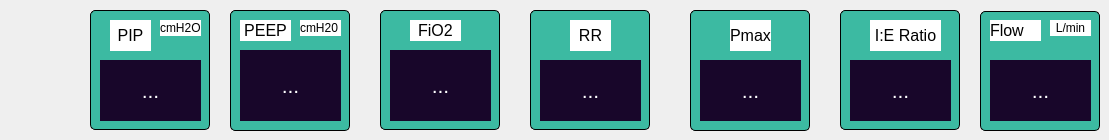
    <widget class="QWidget" name="PCV">
     <widget class="QLabel" name="label_93">
      <property name="geometry">
       <rect>
        <x>240</x>
        <y>50</y>
        <width>101</width>
        <height>71</height>
       </rect>
      </property>
      <property name="styleSheet">
       <string notr="true">background-color: rgb(24, 6, 42);</string>
      </property>
      <property name="text">
       <string>&lt;html&gt;&lt;head/&gt;&lt;body&gt;&lt;p align=&quot;center&quot;&gt;&lt;span style=&quot; font-size:16pt; color:#ffffff;&quot;&gt;...&lt;/span&gt;&lt;/p&gt;&lt;/body&gt;&lt;/html&gt;</string>
      </property>
     </widget>
     <widget class="QLabel" name="label_94">
      <property name="geometry">
       <rect>
        <x>990</x>
        <y>20</y>
        <width>51</width>
        <height>21</height>
       </rect>
      </property>
      <property name="styleSheet">
       <string notr="true">background-color: rgb(255, 255, 255);</string>
      </property>
      <property name="text">
       <string>&lt;html&gt;&lt;head/&gt;&lt;body&gt;&lt;p&gt;&lt;span style=&quot; font-size:12pt;&quot;&gt;Flow&lt;/span&gt;&lt;/p&gt;&lt;/body&gt;&lt;/html&gt;</string>
      </property>
     </widget>
     <widget class="QLabel" name="label_95">
      <property name="geometry">
       <rect>
        <x>390</x>
        <y>50</y>
        <width>101</width>
        <height>71</height>
       </rect>
      </property>
      <property name="styleSheet">
       <string notr="true">background-color: rgb(24, 6, 42);</string>
      </property>
      <property name="text">
       <string>&lt;html&gt;&lt;head/&gt;&lt;body&gt;&lt;p align=&quot;center&quot;&gt;&lt;span style=&quot; font-size:16pt; color:#ffffff;&quot;&gt;...&lt;/span&gt;&lt;/p&gt;&lt;/body&gt;&lt;/html&gt;</string>
      </property>
     </widget>
     <widget class="QLabel" name="label_96">
      <property name="geometry">
       <rect>
        <x>110</x>
        <y>20</y>
        <width>41</width>
        <height>31</height>
       </rect>
      </property>
      <property name="styleSheet">
       <string notr="true">background-color: rgb(255, 255, 255);</string>
      </property>
      <property name="text">
       <string>&lt;html&gt;&lt;head/&gt;&lt;body&gt;&lt;p align=&quot;center&quot;&gt;&lt;span style=&quot; font-size:12pt;&quot;&gt;PIP&lt;/span&gt;&lt;/p&gt;&lt;/body&gt;&lt;/html&gt;</string>
      </property>
     </widget>
     <widget class="QLabel" name="label_97">
      <property name="geometry">
       <rect>
        <x>410</x>
        <y>20</y>
        <width>51</width>
        <height>21</height>
       </rect>
      </property>
      <property name="styleSheet">
       <string notr="true">background-color: rgb(255, 255, 255);</string>
      </property>
      <property name="text">
       <string>&lt;html&gt;&lt;head/&gt;&lt;body&gt;&lt;p align=&quot;center&quot;&gt;&lt;span style=&quot; font-size:12pt;&quot;&gt;FiO2&lt;/span&gt;&lt;/p&gt;&lt;/body&gt;&lt;/html&gt;</string>
      </property>
     </widget>
     <widget class="QPushButton" name="pushButton_33">
      <property name="geometry">
       <rect>
        <x>980</x>
        <y>11</y>
        <width>120</width>
        <height>120</height>
       </rect>
      </property>
      <property name="styleSheet">
       <string notr="true">QPushButton:pressed {
    background-color: qlineargradient(spread:pad, x1:0, y1:0, x2:0, y2:1,   stop:0 rgba(60, 186, 162, 255), stop:1 rgba(98, 211, 162, 255))
}
QPushButton {
     background-color: #3cbaa2; border: 1px solid black;
     border-radius: 5px;
}

QPushButton:disabled {
    background-color: rgb(170, 170, 127)
}</string>
      </property>
      <property name="text">
       <string/>
      </property>
     </widget>
     <widget class="QPushButton" name="pushButton_34">
      <property name="geometry">
       <rect>
        <x>530</x>
        <y>10</y>
        <width>120</width>
        <height>120</height>
       </rect>
      </property>
      <property name="styleSheet">
       <string notr="true">QPushButton:pressed {
    background-color: qlineargradient(spread:pad, x1:0, y1:0, x2:0, y2:1,   stop:0 rgba(60, 186, 162, 255), stop:1 rgba(98, 211, 162, 255))
}
QPushButton {
     background-color: #3cbaa2; border: 1px solid black;
     border-radius: 5px;
}

QPushButton:disabled {
    background-color: rgb(170, 170, 127)
}</string>
      </property>
      <property name="text">
       <string/>
      </property>
     </widget>
     <widget class="QPushButton" name="pushButton_35">
      <property name="geometry">
       <rect>
        <x>230</x>
        <y>10</y>
        <width>120</width>
        <height>121</height>
       </rect>
      </property>
      <property name="styleSheet">
       <string notr="true">QPushButton:pressed {
    background-color: qlineargradient(spread:pad, x1:0, y1:0, x2:0, y2:1,   stop:0 rgba(60, 186, 162, 255), stop:1 rgba(98, 211, 162, 255))
}
QPushButton {
     background-color: #3cbaa2; border: 1px solid black;
     border-radius: 5px;
}

QPushButton:disabled {
    background-color: rgb(170, 170, 127)
}</string>
      </property>
      <property name="text">
       <string/>
      </property>
     </widget>
     <widget class="QLabel" name="label_98">
      <property name="geometry">
       <rect>
        <x>850</x>
        <y>60</y>
        <width>101</width>
        <height>61</height>
       </rect>
      </property>
      <property name="styleSheet">
       <string notr="true">background-color: rgb(24, 6, 42);</string>
      </property>
      <property name="text">
       <string>&lt;html&gt;&lt;head/&gt;&lt;body&gt;&lt;p align=&quot;center&quot;&gt;&lt;span style=&quot; font-size:16pt; color:#ffffff;&quot;&gt;...&lt;/span&gt;&lt;/p&gt;&lt;/body&gt;&lt;/html&gt;</string>
      </property>
     </widget>
     <widget class="QLabel" name="label_99">
      <property name="geometry">
       <rect>
        <x>730</x>
        <y>20</y>
        <width>41</width>
        <height>31</height>
       </rect>
      </property>
      <property name="styleSheet">
       <string notr="true">background-color: rgb(255, 255, 255);</string>
      </property>
      <property name="text">
       <string>&lt;html&gt;&lt;head/&gt;&lt;body&gt;&lt;p align=&quot;center&quot;&gt;&lt;span style=&quot; font-size:12pt;&quot;&gt;Pmax&lt;/span&gt;&lt;/p&gt;&lt;/body&gt;&lt;/html&gt;</string>
      </property>
     </widget>
     <widget class="QLabel" name="label_100">
      <property name="geometry">
       <rect>
        <x>240</x>
        <y>20</y>
        <width>51</width>
        <height>21</height>
       </rect>
      </property>
      <property name="styleSheet">
       <string notr="true">background-color: rgb(255, 255, 255);</string>
      </property>
      <property name="text">
       <string>&lt;html&gt;&lt;head/&gt;&lt;body&gt;&lt;p align=&quot;center&quot;&gt;&lt;span style=&quot; font-size:12pt;&quot;&gt;PEEP&lt;/span&gt;&lt;/p&gt;&lt;/body&gt;&lt;/html&gt;</string>
      </property>
     </widget>
     <widget class="QLabel" name="label_101">
      <property name="geometry">
       <rect>
        <x>570</x>
        <y>20</y>
        <width>41</width>
        <height>31</height>
       </rect>
      </property>
      <property name="styleSheet">
       <string notr="true">background-color: rgb(255, 255, 255);</string>
      </property>
      <property name="text">
       <string>&lt;html&gt;&lt;head/&gt;&lt;body&gt;&lt;p align=&quot;center&quot;&gt;&lt;span style=&quot; font-size:12pt;&quot;&gt;RR&lt;/span&gt;&lt;/p&gt;&lt;/body&gt;&lt;/html&gt;</string>
      </property>
     </widget>
     <widget class="QLabel" name="label_102">
      <property name="geometry">
       <rect>
        <x>1050</x>
        <y>20</y>
        <width>41</width>
        <height>16</height>
       </rect>
      </property>
      <property name="styleSheet">
       <string notr="true">background-color: rgb(255, 255, 255);</string>
      </property>
      <property name="text">
       <string>&lt;html&gt;&lt;head/&gt;&lt;body&gt;&lt;p align=&quot;center&quot;&gt;L/min&lt;/p&gt;&lt;/body&gt;&lt;/html&gt;</string>
      </property>
     </widget>
     <widget class="QLabel" name="label_103">
      <property name="geometry">
       <rect>
        <x>300</x>
        <y>20</y>
        <width>41</width>
        <height>16</height>
       </rect>
      </property>
      <property name="styleSheet">
       <string notr="true">background-color: rgb(255, 255, 255);</string>
      </property>
      <property name="text">
       <string>cmH20</string>
      </property>
     </widget>
     <widget class="QLabel" name="label_104">
      <property name="geometry">
       <rect>
        <x>700</x>
        <y>60</y>
        <width>101</width>
        <height>61</height>
       </rect>
      </property>
      <property name="styleSheet">
       <string notr="true">background-color: rgb(24, 6, 42);</string>
      </property>
      <property name="text">
       <string>&lt;html&gt;&lt;head/&gt;&lt;body&gt;&lt;p align=&quot;center&quot;&gt;&lt;span style=&quot; font-size:16pt; color:#ffffff;&quot;&gt;...&lt;/span&gt;&lt;/p&gt;&lt;/body&gt;&lt;/html&gt;</string>
      </property>
     </widget>
     <widget class="QLabel" name="label_105">
      <property name="geometry">
       <rect>
        <x>540</x>
        <y>60</y>
        <width>101</width>
        <height>61</height>
       </rect>
      </property>
      <property name="styleSheet">
       <string notr="true">background-color: rgb(24, 6, 42);</string>
      </property>
      <property name="text">
       <string>&lt;html&gt;&lt;head/&gt;&lt;body&gt;&lt;p align=&quot;center&quot;&gt;&lt;span style=&quot; font-size:16pt; color:#ffffff;&quot;&gt;...&lt;/span&gt;&lt;/p&gt;&lt;/body&gt;&lt;/html&gt;</string>
      </property>
     </widget>
     <widget class="QLabel" name="label_106">
      <property name="geometry">
       <rect>
        <x>990</x>
        <y>60</y>
        <width>101</width>
        <height>61</height>
       </rect>
      </property>
      <property name="styleSheet">
       <string notr="true">background-color: rgb(24, 6, 42);</string>
      </property>
      <property name="text">
       <string>&lt;html&gt;&lt;head/&gt;&lt;body&gt;&lt;p align=&quot;center&quot;&gt;&lt;span style=&quot; font-size:16pt; color:#ffffff;&quot;&gt;...&lt;/span&gt;&lt;/p&gt;&lt;/body&gt;&lt;/html&gt;</string>
      </property>
     </widget>
     <widget class="QPushButton" name="pushButton_36">
      <property name="geometry">
       <rect>
        <x>90</x>
        <y>10</y>
        <width>120</width>
        <height>120</height>
       </rect>
      </property>
      <property name="styleSheet">
       <string notr="true">QPushButton:pressed {
    background-color: qlineargradient(spread:pad, x1:0, y1:0, x2:0, y2:1,   stop:0 rgba(60, 186, 162, 255), stop:1 rgba(98, 211, 162, 255))
}
QPushButton {
     background-color: #3cbaa2; border: 1px solid black;
     border-radius: 5px;
}

QPushButton:disabled {
    background-color: rgb(170, 170, 127)
}</string>
      </property>
      <property name="text">
       <string/>
      </property>
     </widget>
     <widget class="QLabel" name="label_107">
      <property name="geometry">
       <rect>
        <x>100</x>
        <y>60</y>
        <width>101</width>
        <height>61</height>
       </rect>
      </property>
      <property name="styleSheet">
       <string notr="true">background-color: rgb(24, 6, 42);</string>
      </property>
      <property name="text">
       <string>&lt;html&gt;&lt;head/&gt;&lt;body&gt;&lt;p align=&quot;center&quot;&gt;&lt;span style=&quot; font-size:16pt; color:#ffffff;&quot;&gt;...&lt;/span&gt;&lt;/p&gt;&lt;/body&gt;&lt;/html&gt;</string>
      </property>
     </widget>
     <widget class="QLabel" name="label_108">
      <property name="geometry">
       <rect>
        <x>870</x>
        <y>20</y>
        <width>71</width>
        <height>31</height>
       </rect>
      </property>
      <property name="styleSheet">
       <string notr="true">background-color: rgb(255, 255, 255);</string>
      </property>
      <property name="text">
       <string>&lt;html&gt;&lt;head/&gt;&lt;body&gt;&lt;p align=&quot;center&quot;&gt;&lt;span style=&quot; font-size:12pt;&quot;&gt;I:E Ratio&lt;/span&gt;&lt;/p&gt;&lt;/body&gt;&lt;/html&gt;</string>
      </property>
     </widget>
     <widget class="QPushButton" name="pushButton_37">
      <property name="geometry">
       <rect>
        <x>380</x>
        <y>10</y>
        <width>120</width>
        <height>120</height>
       </rect>
      </property>
      <property name="styleSheet">
       <string notr="true">QPushButton:pressed {
    background-color: qlineargradient(spread:pad, x1:0, y1:0, x2:0, y2:1,   stop:0 rgba(60, 186, 162, 255), stop:1 rgba(98, 211, 162, 255))
}
QPushButton {
     background-color: #3cbaa2; border: 1px solid black;
     border-radius: 5px;
}

QPushButton:disabled {
    background-color: rgb(170, 170, 127)
}</string>
      </property>
      <property name="text">
       <string/>
      </property>
     </widget>
     <widget class="QPushButton" name="pushButton_38">
      <property name="geometry">
       <rect>
        <x>840</x>
        <y>10</y>
        <width>120</width>
        <height>120</height>
       </rect>
      </property>
      <property name="styleSheet">
       <string notr="true">QPushButton:pressed {
    background-color: qlineargradient(spread:pad, x1:0, y1:0, x2:0, y2:1,   stop:0 rgba(60, 186, 162, 255), stop:1 rgba(98, 211, 162, 255))
}
QPushButton {
     background-color: #3cbaa2; border: 1px solid black;
     border-radius: 5px;
}

QPushButton:disabled {
    background-color: rgb(170, 170, 127)
}</string>
      </property>
      <property name="text">
       <string/>
      </property>
     </widget>
     <widget class="QPushButton" name="pushButton_40">
      <property name="geometry">
       <rect>
        <x>690</x>
        <y>10</y>
        <width>120</width>
        <height>121</height>
       </rect>
      </property>
      <property name="styleSheet">
       <string notr="true">QPushButton:pressed {
    background-color: qlineargradient(spread:pad, x1:0, y1:0, x2:0, y2:1,   stop:0 rgba(60, 186, 162, 255), stop:1 rgba(98, 211, 162, 255))
}
QPushButton {
     background-color: #3cbaa2; border: 1px solid black;
     border-radius: 5px;
}

QPushButton:disabled {
    background-color: rgb(170, 170, 127)
}</string>
      </property>
      <property name="text">
       <string/>
      </property>
     </widget>
     <widget class="QLabel" name="label_111">
      <property name="geometry">
       <rect>
        <x>160</x>
        <y>20</y>
        <width>41</width>
        <height>16</height>
       </rect>
      </property>
      <property name="styleSheet">
       <string notr="true">background-color: rgb(255, 255, 255);</string>
      </property>
      <property name="text">
       <string>cmH2O</string>
      </property>
     </widget>
     <zorder>pushButton_33</zorder>
     <zorder>pushButton_38</zorder>
     <zorder>pushButton_40</zorder>
     <zorder>pushButton_37</zorder>
     <zorder>pushButton_36</zorder>
     <zorder>pushButton_35</zorder>
     <zorder>label_93</zorder>
     <zorder>label_94</zorder>
     <zorder>label_95</zorder>
     <zorder>label_96</zorder>
     <zorder>label_97</zorder>
     <zorder>pushButton_34</zorder>
     <zorder>label_98</zorder>
     <zorder>label_99</zorder>
     <zorder>label_100</zorder>
     <zorder>label_101</zorder>
     <zorder>label_102</zorder>
     <zorder>label_103</zorder>
     <zorder>label_104</zorder>
     <zorder>label_105</zorder>
     <zorder>label_106</zorder>
     <zorder>label_107</zorder>
     <zorder>label_108</zorder>
     <zorder>label_111</zorder>
    </widget>
